Frame 1 (no input): blank canvas, image omitted
Frame 60 (the mouse pressed at the canvas centre just before this capture): blank canvas, image omitted
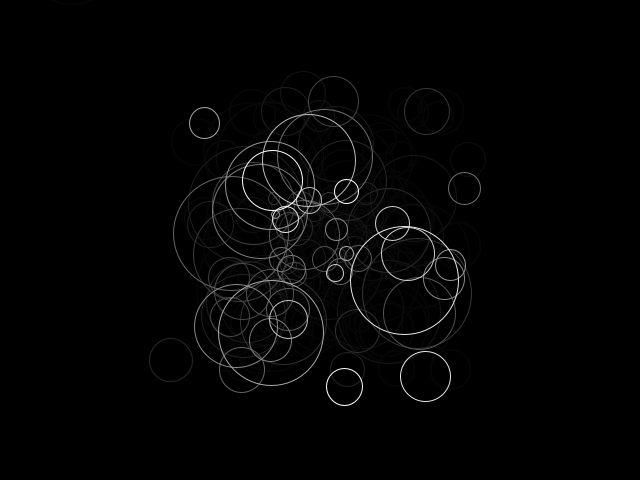
Frame 120 (the mouse held since frame 60 and released just before this capture)

The Processing sketch whose frames 1 and 60 were blank and that drew this single picture after the mouse press (run headless with seeded random() and noise(); from frame 60 on, the mouse is pressed at the canvas centre):

// Processing sketch: processing_93314
// ── processing_93314.pde

float x;
float y;
float diam;
float opac;

void setup(){
  smooth();
  size(640, 480);
  background(0);
  frameRate(60);
}

void draw(){
  fill(0,25);
  rect(-1,-1,641,481);
  if (mousePressed) {
 //Cursor
    cursor(CROSS);
 //ellipse01
    x = random (-50,50);
    y = random (-50,50);
    diam = random (5, 30);
    opac = random (0,255);
    stroke(255);
    noFill();
    ellipse(x+mouseX,y+mouseY,diam,diam);
 //ellipse02
    x = random (-100,100);
    y = random (-100,100);
    diam = random (50, 120);
    opac = random (0,255);
    stroke(255);
    noFill();
    ellipse(x+pmouseX,y+pmouseY,diam,diam);
 //ellipse03
    x = random (-150,150);
    y = random (-150,150);
    diam = random (30,50);
    opac = random (0,255);
    stroke(255);
    noFill();
    ellipse(x+mouseX,y+mouseY,diam,diam);
  }
  else{
    cursor(HAND);  
  }  
}
